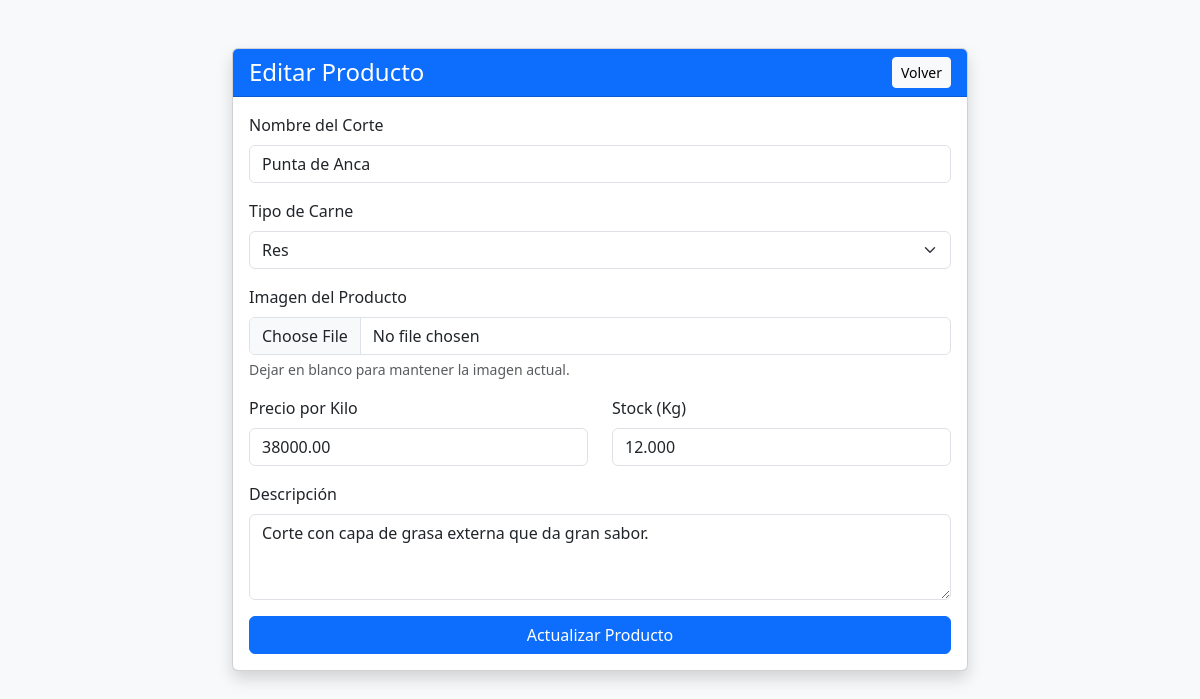
Before: /edit_product.php?id=5 (signed in) with the older database file.
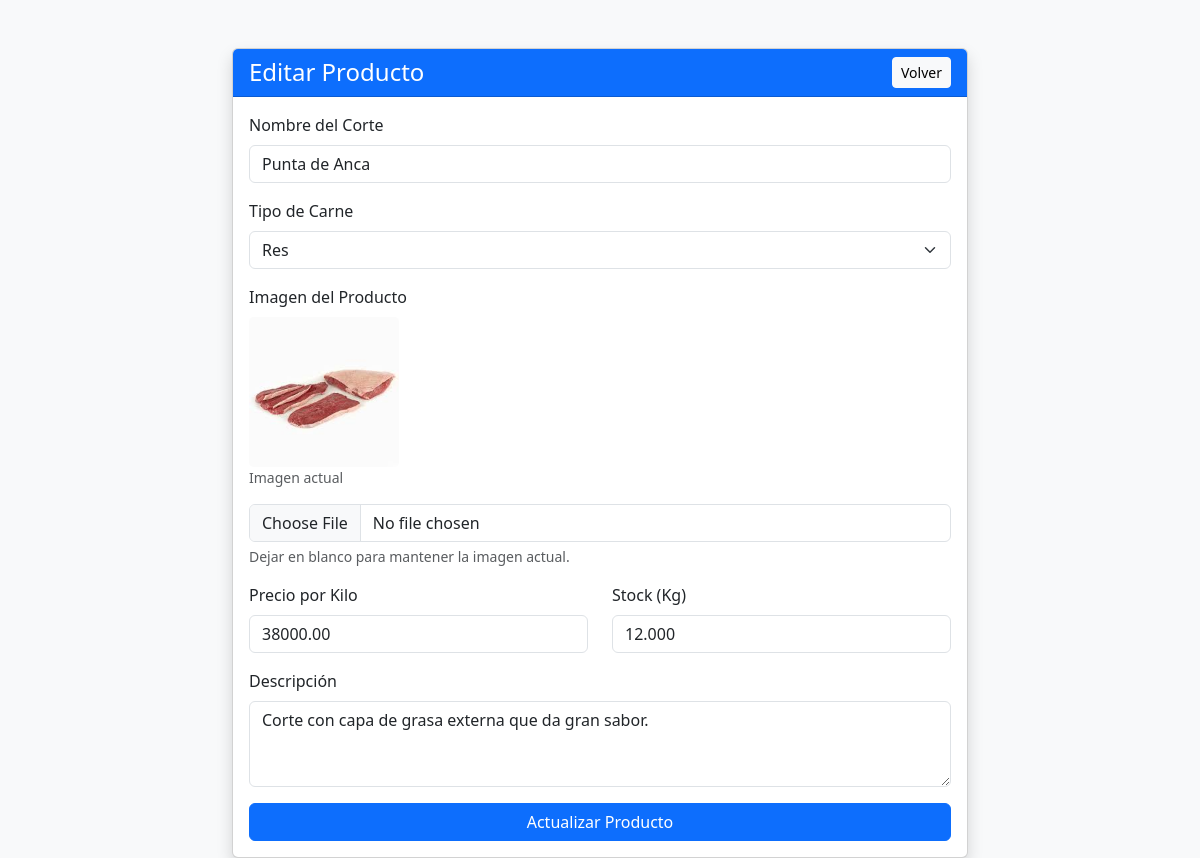
After: the same page with the newer database file.
### tables this page shows
CREATE TABLE `productos` (
  `id` int(11) NOT NULL,
  `nombre_corte` varchar(100) NOT NULL,
  `precio_kilo` decimal(10,2) NOT NULL,
  `stock_kg` decimal(10,3) NOT NULL,
  `descripcion` text DEFAULT NULL,
  `imagen` varchar(255) DEFAULT NULL,
  `id_tipo` int(11) NOT NULL
);

CREATE TABLE `tipos_productos` (
  `id` int(11) NOT NULL,
  `nombre` varchar(50) NOT NULL
);

### edit_product.php (the view, shortened to what this page needs)
<?php
require_once 'includes/db.php';
$id = filter_input(INPUT_GET, 'id', FILTER_VALIDATE_INT);
$producto = null;
$tipos = [];
if ($id) {
    try {
        $stmt = $pdo->prepare("SELECT * FROM productos WHERE id = :id");
        $stmt->execute([':id' => $id]);
        $producto = $stmt->fetch();
        $stmtTypes = $pdo->query("SELECT * FROM tipos_productos");
        $tipos = $stmtTypes->fetchAll();
    } catch (PDOException $e) {
        die("Error: " . $e->getMessage());
    }
}
?>
<!DOCTYPE html>
<html lang="es">
<head>
    <link href="https://cdn.jsdelivr.net/npm/bootstrap@5.3.0/dist/css/bootstrap.min.css" rel="stylesheet">
</head>
<body class="bg-light">
    <div class="container mt-5">
        <div class="row justify-content-center">
            <div class="col-md-8">
                <div class="card shadow">
                    <div class="card-header bg-primary text-white d-flex justify-content-between align-items-center">
                        <h4 class="mb-0">Editar Producto</h4>
                        <a href="dashboard.php" class="btn btn-sm btn-light">Volver</a>
                    </div>
                    <div class="card-body">
                        <form action="edit_product.php?id=<?php echo htmlspecialchars($id); ?>" method="POST" enctype="multipart/form-data">
                            <div class="mb-3">
                                <label for="nombre_corte" class="form-label">Nombre del Corte</label>
                                <input type="text" class="form-control" id="nombre_corte" name="nombre_corte" value="<?php echo htmlspecialchars($producto['nombre_corte']); ?>" required>
                            </div>
                            <div class="mb-3">
                                <label for="id_tipo" class="form-label">Tipo de Carne</label>
                                <select class="form-select" id="id_tipo" name="id_tipo" required>
                                    <?php foreach ($tipos as $tipo): ?>
                                        <option value="<?php echo htmlspecialchars($tipo['id']); ?>" <?php echo $tipo['id'] == $producto['id_tipo'] ? 'selected' : ''; ?>>
                                            <?php echo htmlspecialchars($tipo['nombre']); ?>
                                        </option>
                                    <?php endforeach; ?>
                                </select>
                            </div>
                            <div class="mb-3">
                                <label for="imagen" class="form-label">Imagen del Producto</label>
                                <?php if ($producto['imagen']): ?>
                                    <div class="mb-2">
                                        <img src="uploads/<?php echo htmlspecialchars($producto['imagen']); ?>" alt="Imagen actual" style="max-width: 150px; border-radius: 5px;">
                                        <p class="text-muted small">Imagen actual</p>
                                    </div>
                                <?php endif; ?>
                                <input type="file" class="form-control" id="imagen" name="imagen" accept="image/*">
                                <div class="form-text">Dejar en blanco para mantener la imagen actual.</div>
                            </div>
                            <div class="row">
                                <div class="col-md-6 mb-3">
                                    <label for="precio_kilo" class="form-label">Precio por Kilo</label>
                                    <input type="number" step="0.01" class="form-control" id="precio_kilo" name="precio_kilo" value="<?php echo htmlspecialchars($producto['precio_kilo']); ?>" required>
                                </div>
                                <div class="col-md-6 mb-3">
                                    <label for="stock_kg" class="form-label">Stock (Kg)</label>
                                    <input type="number" step="0.001" class="form-control" id="stock_kg" name="stock_kg" value="<?php echo htmlspecialchars($producto['stock_kg']); ?>" required>
                                </div>
                            </div>
                            <div class="mb-3">
                                <label for="descripcion" class="form-label">Descripción</label>
                                <textarea class="form-control" id="descripcion" name="descripcion" rows="3"><?php echo htmlspecialchars($producto['descripcion']); ?></textarea>
                            </div>
                            <div class="d-grid gap-2">
                                <button type="submit" class="btn btn-primary">Actualizar Producto</button>
                            </div>
                        </form>
                    </div>
                </div>
            </div>
        </div>
    </div>
</body>
</html>

Changed rows visible on the page:
changed productos "Punta de Anca": imagen: picture added
Other visible differences:
text now shown: "Imagen actual"
